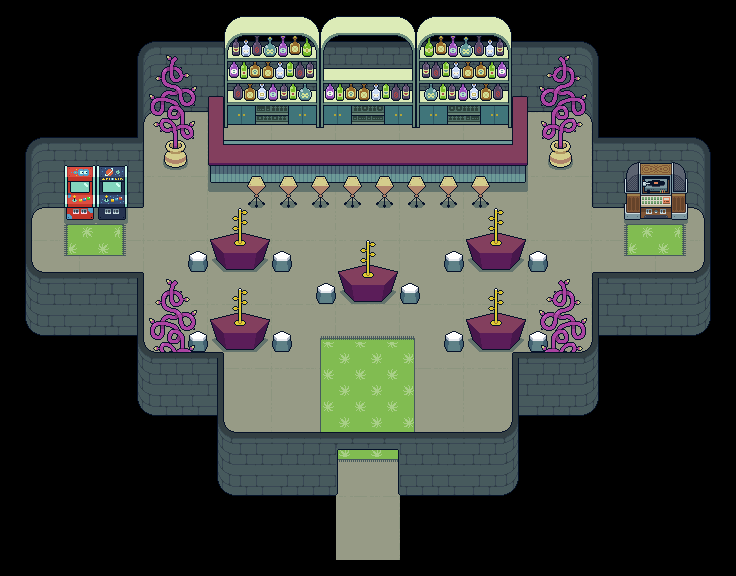

A 2D game scene composited from a Tiled map and its tileset images. What follows is a short description and the map's XML, with each tile layer's data collapsed to a summary:
An orthogonal 46x36 tile map with 16x16 px tiles, 8 tile layers (ground, walls_up, shelves, bar, ...).

<map version="1.5" tiledversion="1.7.2" orientation="orthogonal" renderorder="right-down" width="46" height="36" tilewidth="16" tileheight="16" infinite="0" nextlayerid="13" nextobjectid="1">
 <tileset firstgid="1" source="Bar_interior_tiles.tsx" />
 <layer id="12" name="ground" width="46" height="36">
  <data>[1656 cells, 740 non-empty, 16 distinct tile ids]</data>
 </layer>
 <layer id="2" name="walls_up" width="46" height="36">
  <data>[1656 cells, 252 non-empty, 37 distinct tile ids]</data>
 </layer>
 <layer id="4" name="shelves" width="46" height="36">
  <data>[1656 cells, 144 non-empty, 144 distinct tile ids]</data>
 </layer>
 <layer id="5" name="bar" width="46" height="36">
  <data>[1656 cells, 84 non-empty, 20 distinct tile ids]</data>
 </layer>
 <layer id="6" name="chairs" width="46" height="36">
  <data>[1656 cells, 32 non-empty, 4 distinct tile ids]</data>
 </layer>
 <layer id="7" name="tables" width="46" height="36">
  <data>[1656 cells, 160 non-empty, 32 distinct tile ids]</data>
 </layer>
 <layer id="8" name="objects" width="46" height="36">
  <data>[1656 cells, 224 non-empty, 108 distinct tile ids]</data>
 </layer>
 <layer id="9" name="walls_down" width="46" height="36">
  <data>[1656 cells, 228 non-empty, 44 distinct tile ids]</data>
 </layer>
</map>
